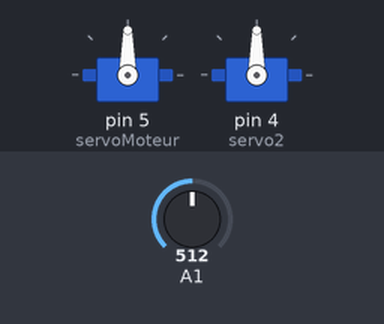
A sketch run on a simulated Arduino Uno, built with avr-gcc and run on an emulated ATmega328P. Parts: 2 × servo. The test bench sets the inputs (shaded band); at power-on: A1 = 512. What the sketch prints to the serial monitor is not drawn.

Above: at 0.1 s.
At 0.6 s:
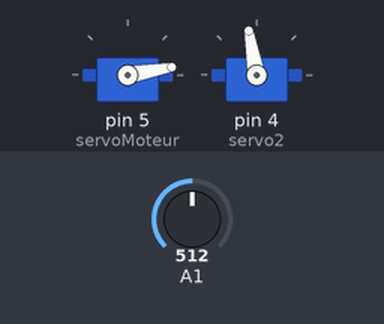
Timing chart, 0 to 2.1 s (numbered marks = the images above):
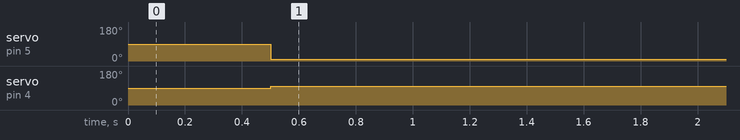

Measured:
- by itself, servo on pin 5 (servoMoteur): 90° → 10° at 0.50 s
- by itself, servo on pin 4 (servo2): 90° → 100° at 0.50 s

The sketch:

sketch_feb01a.ino
```cpp
#include <Servo.h>  // on inclut la bibliothèque servo
Servo servoMoteur;
Servo servo2;// on crée un objet servo appelé servoMoteur
float Sensibilidad = 0.066;
int analogInput = A1;
float vout = 0.0;
float vin = 0.0;
float R1 = 30000.0; //
float R2 = 7500.0; //
int value = 0;
void setup(){
 Serial.begin(9600);
  servoMoteur.attach(5);
  servo2.attach(4);
}

void loop(){
  voltmetre();
  toutDroit();
}
void ampere(){
        double voltajeSensor = analogRead(A0)*0.0048828125;
  //(5.0 / 1023.0); //Pour la lecture du capteur
    double I=((voltajeSensor - 2.499999) / Sensibilidad); //Formule pour obtenir le courant ou   l'intensité mesuré avec les cordons connectés au module ACS712
    /*5000mV (tension de référence analogique - c'est la valeur par défaut (30.0 ->   30000Mv)*/
  /*adcValue = analogRead(currentPin);
    adcVoltage = (adcValue / 1024.0) * 5000;
    currentValue = ((adcVoltage - offsetVoltage) / sensitivity);*/
    Serial.print(voltajeSensor);
    Serial.print(" ");
    Serial.print(analogRead(A0));
    Serial.print(" ");
    Serial.print("La intensidad en Amperios es de: ");
    Serial.println(I,3);
    delay(200);
  }
void voltmetre(){
  value = analogRead(A1);
  vout = value * 0.0048828125; // tensiion de sortie convertie à l'entrée d'analogread()
  vin = vout / (R2/(R1+R2)); // tension d'entrée trouvée en convertissant la formule
  Serial.print("INPUT V= ");
  Serial.println(vin,2);
  delay(500);
}
void Arriere(){
  servoMoteur.write(110);
  servo2.write(80);
  delay(1000);
}
void toutDroit(){
  servoMoteur.write(10);
  servo2.write(100);
  delay(1000);
  }
void droite(){

  servo2.write(100);
  servoMoteur.write(150);
  delay(750);
}
void gauche(){
  servo2.write(70);
  servoMoteur.write(10);
  delay(680);
}
```
